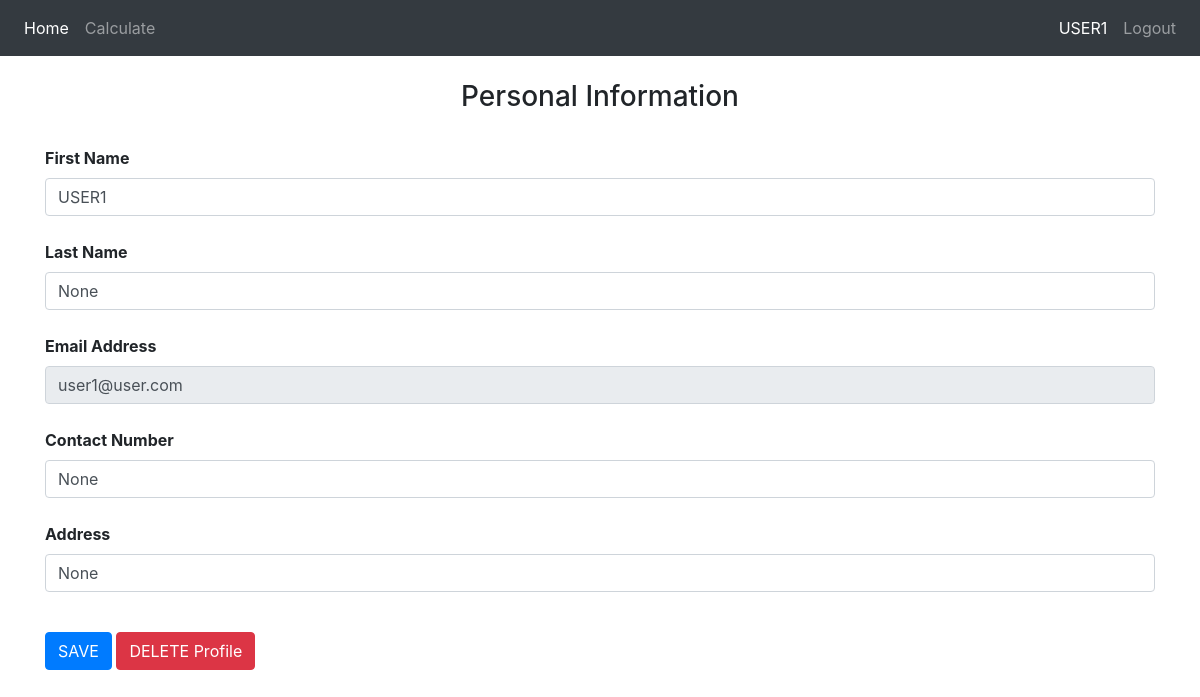
The app's page /profile (signed in) with its own data.
### website/models.py (models this page shows)
class User(db.Model, UserMixin):
    id = db.Column(db.Integer, primary_key=True)
    email = db.Column(db.String(150), unique=True)
    first_name = db.Column(db.String(150))
    last_name = db.Column(db.String(150))
    password = db.Column(db.String(200))
    contact_num = db.Column(db.String(11))
    address = db.Column(db.String(500))
    rating = db.Column(db.Integer, default=0)

### website/views.py (the view, shortened to what this page needs)
@views.route('/profile', methods=['GET', 'POST'])
@login_required
def profile():
    if current_user.is_authenticated:
        user = User.query.filter_by(id=current_user.id).first()
        if request.method == 'GET':
            return render_template("updateProfile.html", user=current_user, name=current_user.first_name, obj=current_user)

### website/__init__.py (called while the page is built)
def create_app():
    app = Flask(__name__)
    app.config['SECRET_KEY'] = 'arik5233'
    app.config['SQLALCHEMY_DATABASE_URI'] = f'sqlite:///{DB_NAME}'
    db.init_app(app)
    from .views import views
    from .auth import auth
    app.register_blueprint(views, url_prefix='/')
    app.register_blueprint(auth, url_prefix='/')
    from .models import User
    create_database(app)
    login_manager = LoginManager()
    login_manager.login_view = 'auth.login'
    login_manager.init_app(app)
    @login_manager.user_loader
    def load_user(id):
        return User.query.get(int(id))
    return app

### website/templates/updateProfile.html (shortened to what this page needs)
{% extends "base.html" %}
{% if user.is_authenticated %}
    {% block name %}
        {{ obj.first_name }}
    {% endblock %}
{% endif %}
{% block content %}
<form method="POST">
    <br>
    <h3 align="center">Personal Information</h3>
    <br>
    <div class="form-group">
        <label for="first_name"><b>First Name</b></label>
        <input type="text" class="form-control" id="first_name" name="first_name" value="{{obj.first_name}}">
        <br>
        <label for="last_name"><b>Last Name</b></label>
        <input type="text" class="form-control" id="last_name" name="last_name" value="{{obj.last_name}}">
        <br>
        <label for="email"><b>Email Address</b></label>
        <input type="email" class="form-control" id="email" name="email" value="{{obj.email}}" disabled>
        <br>
        <label for="contact_num"><b>Contact Number</b></label>
        <input type="text" class="form-control" id="contact_num" name="contact_num" value="{{obj.contact_num}}">
        <br>
        <label for="address"><b>Address</b></label>
        <input type="text" class="form-control" id="address" name="address" value="{{obj.address}}">
        <br>
    </div>
    <button type="submit" name="action" class="btn btn-primary" value="save">SAVE</button>
    <button type="submit" name="action" class="btn btn-danger" value="delete">DELETE Profile</button>
</form>
{% endblock %}

### records on screen
User: first_name "USER1", last_name "None", email "user1@user.com", contact_num "None", address "None"
